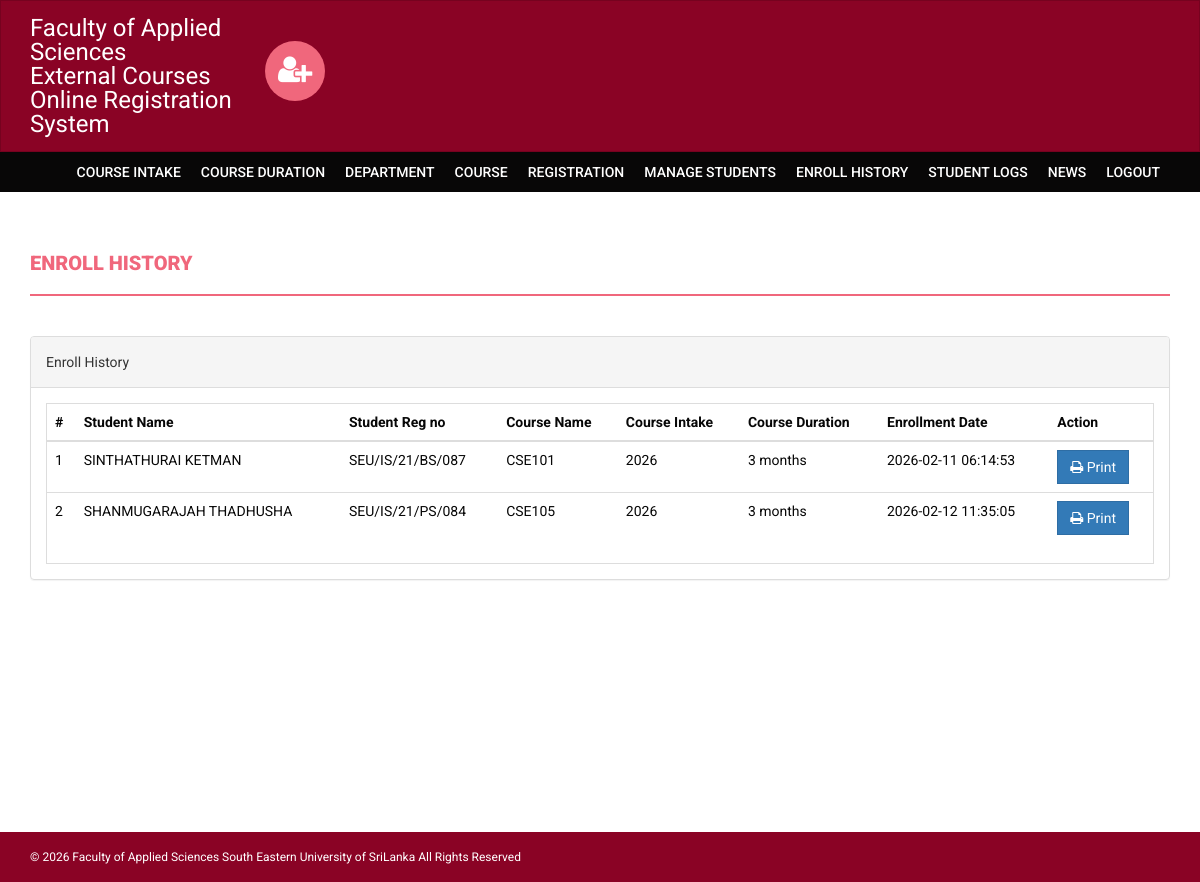
/onlinecourse/admin/enroll-history.php (signed in), run on the app's committed database.
### tables this page shows
CREATE TABLE `courseenrolls` (
  `id` int(11) NOT NULL,
  `studentRegno` varchar(255) DEFAULT NULL,
  `pincode` varchar(255) DEFAULT NULL,
  `session` varchar(11) DEFAULT NULL,
  `department` varchar(255) DEFAULT NULL,
  `semester` varchar(11) DEFAULT NULL,
  `course` varchar(255) DEFAULT NULL,
  `enrollDate` timestamp NULL DEFAULT current_timestamp()
);

CREATE TABLE `students` (
  `StudentRegno` varchar(255) NOT NULL,
  `studentPhoto` varchar(255) DEFAULT NULL,
  `password` varchar(255) DEFAULT NULL,
  `studentName` varchar(255) DEFAULT NULL,
  `pincode` varchar(255) DEFAULT NULL,
  `session` varchar(255) DEFAULT NULL,
  `department` varchar(255) DEFAULT NULL,
  `semester` varchar(255) DEFAULT NULL,
  `creationdate` timestamp NULL DEFAULT current_timestamp(),
  `updationDate` varchar(255) DEFAULT NULL
);

### onlinecourse/admin/enroll-history.php (the view, shortened to what this page needs)
<?php
if (strlen($_SESSION['alogin']) == 0) {
header('location:index.php');
}
else {
?>
<!DOCTYPE html>
<html xmlns="http://www.w3.org/1999/xhtml">
<head>
    <link href="../assets/css/bootstrap.css" rel="stylesheet" />
    <link href="../assets/css/font-awesome.css" rel="stylesheet" />
    <link href="../assets/css/style.css" rel="stylesheet" />
</head>
<body>
<?php include('includes/header.php'); ?>
<?php if ($_SESSION['alogin'] != "")
{
        include('includes/menubar.php');    }
?>
    <div class="content-wrapper">
        <div class="container">
              <div class="row">
                    <div class="col-md-12">
                        <h1 class="page-head-line">Enroll History  </h1>
                    </div>
                </div>
                <div class="row" >
                <div class="col-md-12">
                    <div class="panel panel-default">
                        <div class="panel-heading">
                           Enroll History
                        </div>
                        <div class="panel-body">
                            <div class="table-responsive table-bordered">
                                <table class="table">
                                    <thead>
                                        <tr>
                                            <th>#</th>
                                                 <th>Student Name </th>
                                                    <th>Student Reg no </th>
                                            <th>Course Name </th>
                                            <th>Course Intake </th>
                                                <th>Course Duration</th>
                                             <th>Enrollment Date</th>
                                             <th>Action</th>
                                        </tr>
                                    </thead>
                                    <tbody>
<?php    $sql = mysqli_query($con, "
SELECT
courseenrolls.course as cid,
courseenrolls.course as courname,
courseenrolls.session as session,
courseenrolls.department as dept,
courseenrolls.semester as sem,
courseenrolls.enrollDate as edate,
students.studentName as sname,
students.StudentRegno as sregno
FROM courseenrolls
JOIN students ON students.StudentRegno = courseenrolls.studentRegno
");
    $cnt = 1;    while ($row = mysqli_fetch_array($sql))
{
?>
                                        <tr>
                                            <td><?php echo $cnt; ?></td>
                                              <td><?php echo htmlentities($row['sname']); ?></td>
                                            <td><?php echo htmlentities($row['sregno']); ?></td>
                                            <td><?php echo htmlentities($row['courname']); ?></td>
                                            <td><?php echo htmlentities($row['session']); ?></td>
                                            <td><?php echo htmlentities($row['sem']); ?></td>
                                             <td><?php echo htmlentities($row['edate']); ?></td>
                                            <td>
                                            <a href="print.php?id=<?php echo urlencode($row['cid']); ?>&sregno=<?php echo urlencode($row['sregno']); ?>" target="_blank">
<button class="btn btn-primary"><i class="fa fa-print "></i> Print</button> </a>
                                            </td>
                                        </tr>
<?php
$cnt++;    }?>
                                    </tbody>
                                </table>
                            </div>
                        </div>
                    </div>
                </div>
            </div>
        </div>
    </div>
  <?php include('includes/footer.php'); ?>
</body>
</html>
<?php
}?>

### onlinecourse/assets/css/style.css (style rules this page uses)
body { font-family: 'Roboto', sans-serif; line-height: 30px; }
.content-wrapper { margin-top: 40px; min-height: 600px; padding-bottom: 60px; }
.page-head-line { font-weight: 900; padding-bottom: 20px; border-bottom: 2px solid #F0677C; text-transform: uppercase; color: #F0677C; font-size: 20px; margin-bottom: 40px; }
.btn { border-radius: 0px; -webkit-border-radius: 0px; -moz-border-radius: 0px; }

### data on the page
courseenrolls: students.studentName "SINTHATHURAI KETMAN", students.StudentRegno "SEU/IS/21/BS/087", course "CSE101", session "2026", semester "3 months", enrollDate "2026-02-11 06:14:53"
courseenrolls: students.studentName "SHANMUGARAJAH THADHUSHA", students.StudentRegno "SEU/IS/21/PS/084", course "CSE105", session "2026", semester "3 months", enrollDate "2026-02-12 11:35:05"
